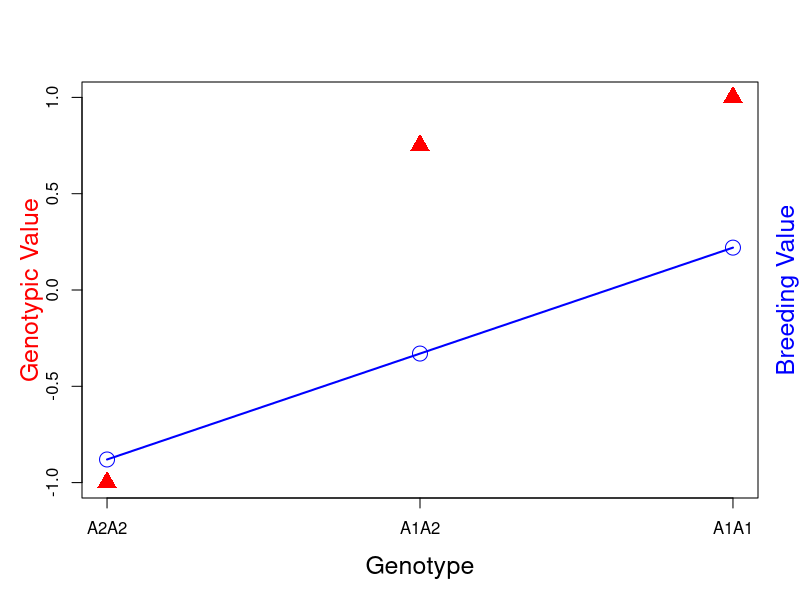

The R source for this figure:
## ---- chunk 1
options(htmltools.dir.version = FALSE)
## ---- chunk 2
a = 1; d = 3/4*a
p = 4/5; q = 1 - p

alpha <- a + d*(q - p)
a1a1 <- 2*alpha*q
a1a2 <- (q-p)*alpha
a2a2 <- -2*p*alpha

plot(c(0, 1, 2), c(-a, d, a), xlab="Genotype",ylab="", cex.lab=1.5, xaxt="n", pch=17, cex=2, col="red"); 
axis(1, at=c(0, 1, 2), labels=c("A2A2", "A1A2", "A1A1")); mtext("Breeding Value", side = 4, line = 1, cex=1.5, col="blue"); mtext("Genotypic Value", side = 2, line = 2, cex=1.5, col="red")
points(c(0, 1, 2), c(a2a2, a1a2, a1a1), cex=2, col="blue")
lines(c(0, 1, 2), c(a2a2, a1a2, a1a1), lwd=2, col="blue")
